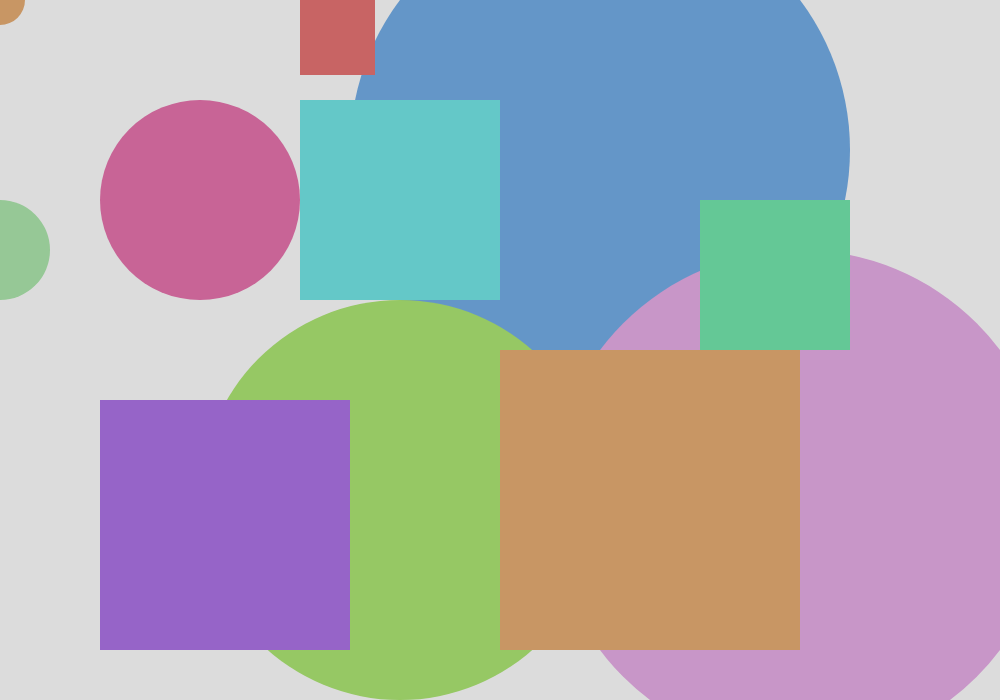
Frame 1 (no input)
Frame 60 (no input): identical to frame 1, image omitted
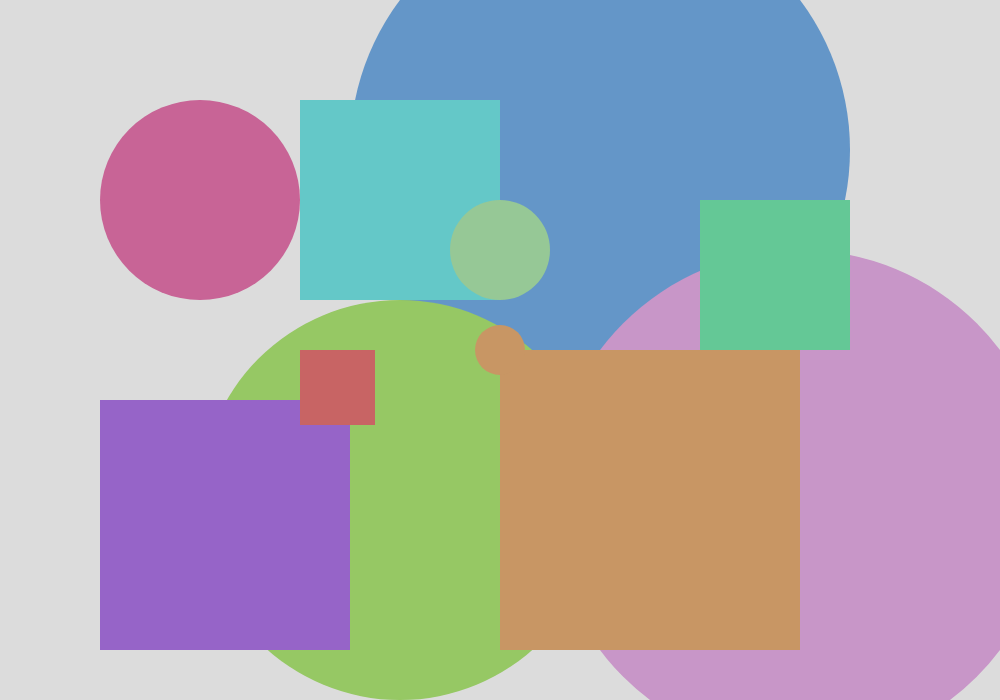
Frame 120 (the mouse pressed at the canvas centre since frame 60)

The p5.js sketch that drew these frames (run headless with seeded random() and noise() and a simulated clock; from frame 60 on, the mouse is pressed at the canvas centre):

// p5.js sketch
// ── sketch.js
function setup() {
  createCanvas(1000, 700);
}

function draw() {
  background(220);
  fill(200,100,150);
  noStroke();
  ellipse(200,200,200,200);

  fill(100,150,200);
  noStroke();
  ellipse(600,150,500,500);

  fill(150,200,100);
  noStroke();
  ellipse(400,500,400,400);

  fill(200,150,200);
  noStroke();
  ellipse(800, 500, 500, 500);

  fill(100,200,150);
  noStroke();
  rect(700, 200, 150, 150);

  fill(150,100,200);
  noStroke();
  rect(100, 400, 250, 250);

  fill(200,150,100);
  noStroke();
  rect(500, 350, 300, 300);

  fill(100,200,200);
  noStroke();
  rect(300, 100, 200, 200);

  fill(150,200,150);
  noStroke();
  ellipse(mouseX, 250, 100, 100);

  fill(200,100,100);
  noStroke();
  rect(300, mouseY, 75, 75);

  fill(200,150,100);
  noStroke();
  ellipse(mouseX, mouseY, 50, 50);
}

// ── style.css
.header{
    text-align: center;
    margin-bottom: 20px;
    background-color: aliceblue;
    padding: 10px;
    border: 5px solid #000000;
    margin: 5px auto;
}
h1, h2 {
    margin: 0;
    font-family: Arial, "Helvetica Neue", Helvetica, sans-serif;
    padding: 5px;
    color: #000000;

}

h1{
    font-size: 2.5em;
}

body {
    background-color: #ff9dc8;
    color: #000000;
    font-family: Arial, "Helvetica Neue", Helvetica, sans-serif;
}

canvas {
    display: block;
    margin: 0 auto;
    border: 5px solid #000000;
    background-color: #ffffff;
}
